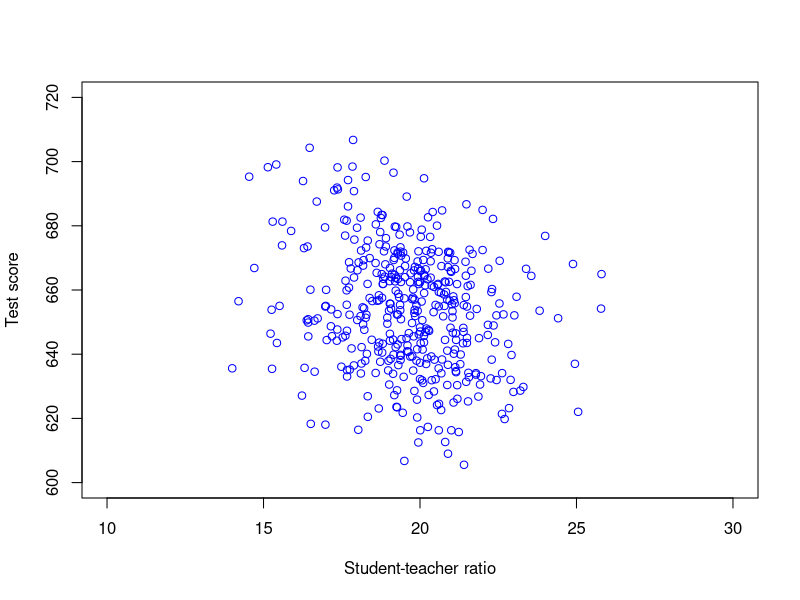
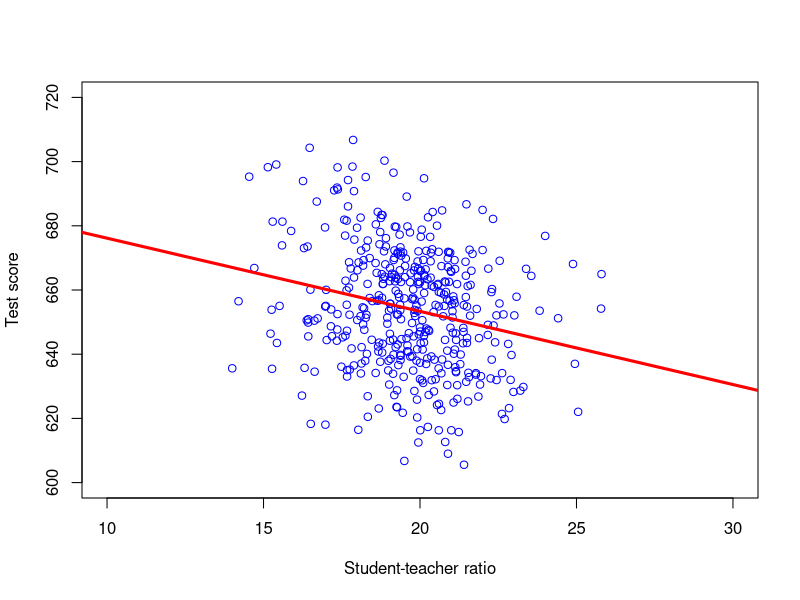

The R script that drew these images, in order:
## ---- chunk 1
library(AER) # include Applied Econometrics with R package; contains many datasets
data(CASchools) # Load CASchools data
# Generate a couple of useful variables
CASchools$STR <- CASchools$students/CASchools$teachers  # Student-teacher ratio
CASchools$Score <- (CASchools$read + CASchools$math)/2  # Student test score
## ---- chunk 2
# Scatter plot of Score against STR
plot(CASchools$STR,CASchools$Score, 
     col = "blue", # Color of data points
     xlab = "Student-teacher ratio",  # Label on x-axis
     ylab = "Test score",   # Label on y-axis
     xlim = c(10, 30),  # Range of x-axis (from 10 to 30)
     ylim = c(600, 720)) # Range of y-axis (from 600 to 720)
## ---- chunk 3
# Estimate b0,b1 in Score = b0 + b1 STR + u by OLS; 
# then assign output to lm1
lm1 <- lm(Score ~ STR, data = CASchools) 
lm1 # Print output to console
## ---- chunk 4
# Scatter plot of Score against STR
plot(CASchools$STR,CASchools$Score, 
     col = "blue", # Color of data points
     xlab = "Student-teacher ratio",  # Label on x-axis
     ylab = "Test score",   # Label on y-axis
     xlim = c(10, 30),  # Range of x-axis (from 10 to 30)
     ylim = c(600, 720)) # Range of y-axis (from 600 to 720)
# Add sample regression function to the plot
abline(lm1,
       col = "red", # Make the line red
       lwd = 3) # Set linewidth to 3
## ---- chunk 5
summary(lm1) # Print summary of lm1-list to console
## ---- chunk 6
summary(lm1) # Print summary of lm1-list to console
